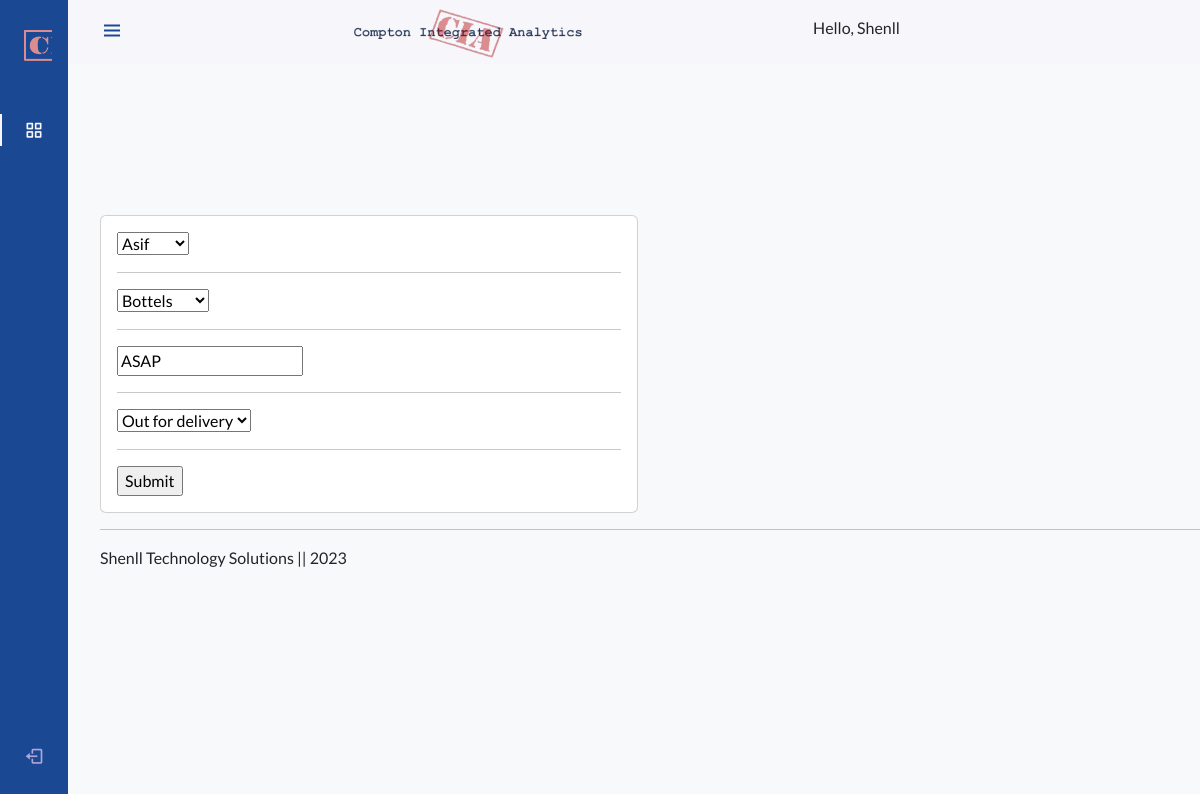
Screenshot of /update_order/6/ (signed in) with the database file from the repository.
### account/models.py (models this page shows, shortened)
class Order(models.Model):
    STATUS = (
            ('Pending', 'Pending'),
            ('Out for delivery', 'Out for delivery'),
            ('Delivered', 'Delivered'),
            )
    customer = models.ForeignKey(Customer, null=True, on_delete= models.SET_NULL)
    product = models.ForeignKey(Product, null=True, on_delete= models.SET_NULL)
    note = models.CharField(max_length=200, null=True)
    date_created = models.DateTimeField(auto_now_add=True, null=True)
    status = models.CharField(max_length=200, null=True, choices=STATUS)

### account/decorators.py (the view)
		def wrapper_func(request, *args, **kwargs):
			group = None
			if request.user.groups.exists():
				group = request.user.groups.all()[0].name
			if group in allowed_roles:
				return view_func(request, *args, **kwargs)
			else:
				return HttpResponse('You are not authorized to view this page')

### account/forms.py
class OrderForm(ModelForm):
    class Meta:
        model = Order
        fields = '__all__'

### account/models.py (called while the page is built)
    def __str__(self):
        return self.name

    def __str__(self):
        return self.name

### account/views.py (called while the page is built)
@login_required(login_url='login')
@allowed_users(allowed_roles=['admin'])
def updateOrder(request, pk):
	order = Order.objects.get(id=pk)
	form = OrderForm(instance=order)
	if request.method == 'POST':
		form = OrderForm(request.POST, instance=order)
		if form.is_valid():
			form.save()
			return redirect('/')
	context = {'form':form}
	return render(request, 'account/order_form.html', context)

### account/templates/account/order_form.html (shortened to what this page needs)
{%  extends 'account/main.html' %}
{% load static %}
{% block content %}
<div class="row">
	<div class="col-md-6">
		<div class="card card-body">
			<form action="" method="POST">
				{% for field in form %}
					{{field}}
					<hr>
				{% endfor %}
				<input type="submit" name="Submit">
			</form>
		</div>
	</div>
</div>
{% endblock %}

### account/templates/account/sidebar.html (shortened to what this page needs)
{% load static %}
<body id="body-pd">
  <header class="header" id="header">
    <div class="header_toggle">
      <i class="bx bx-menu" id="header-toggle"></i>
    </div>
    <img src={% static 'images/Logo-Smaller-text-darker-cia.png' %} alt="" />
    <h6> Hello, {{request.user}} </h6>
    <div class="header_img">
      <img src="https://i.imgur.com/hczKIze.jpg" alt="" />
    </div>
  </header>
  <div class="l-navbar" id="nav-bar">
    <nav class="nav">
      <div>
        <a href="#" class="nav_logo">
          <img src=" {% static 'images/logo.png' %}" alt="" />
        </a>
        <div class="nav_list">
          <a href = "{% url 'home' %}" class="nav_link active">
            <i class="bx bx-grid-alt nav_icon"></i>
          </a>
        </div>
      </div>
      <a href="{% url 'logout' %}" class="nav_link">
        <i class="bx bx-log-out nav_icon"></i>
      </a>
    </nav>
  </div>
</body>

### static/css/main.css (style rules this page uses)
:root { --header-height: 3rem; --nav-width: 68px; --first-color: #1A4893; --first-color-light: #afa5d9; --white-color: #f7f6fb; --body-font: "Nunito", sans-serif; --normal-font-size: 1rem; --z-fixed: 100; }
body { font-family: 'Lato'; background-color: #f7f9fa; }
a { text-decoration: none; font-family: 'Inter', sans-serif; }
.header { width: 100%; height: var(--header-height); position: fixed; top: 0; left: 0; display: flex; align-items: center; justify-content: space-between; padding: 0 1rem; background-color: var(--white-color); z-index: var(--z-fixed); transition: 0.5s; }
.header_toggle { color: var(--first-color); font-size: 1.5rem; cursor: pointer; }
.header_img { width: 35px; height: 35px; display: flex; justify-content: center; border-radius: 50%; overflow: hidden; padding-left: 5px; }
.header_img img { width: 40px; }
.l-navbar { position: fixed; top: 0; left: -30%; width: var(--nav-width); height: 100vh; background-color: var(--first-color); padding: 0.5rem 1rem 0 0; transition: 0.5s; z-index: var(--z-fixed); }
.nav { height: 100%; display: flex; flex-direction: column; justify-content: space-between; overflow: hidden; }
.nav_logo, .nav_link { display: grid; grid-template-columns: max-content max-content; align-items: center; column-gap: 1rem; padding: 0.5rem 0 0.5rem 1.5rem; }
.nav_logo { margin-bottom: 2rem; }
.nav_link { position: relative; color: var(--first-color-light); margin-bottom: 1.5rem; transition: 0.3s; }
.nav_icon { font-size: 1.25rem; }
.active { color: var(--white-color); }
.active::before { content: ""; position: absolute; left: 0; width: 2px; height: 32px; background-color: var(--white-color); }
@media screen and (min-width: 768px) { body { margin: calc(var(--header-height) + 1rem) 0 0 0; padding-left: calc(var(--nav-width) + 2rem); } }
@media screen and (min-width: 768px) { .header { height: calc(var(--header-height) + 1rem); padding: 0 2rem 0 calc(var(--nav-width) + 2rem); } }
@media screen and (min-width: 768px) { .header_img { width: 40px; height: 40px; } }
@media screen and (min-width: 768px) { .header_img img { width: 45px; } }
@media screen and (min-width: 768px) { .l-navbar { left: 0; padding: 1rem 1rem 0 0; } }
body { height: 100vh; margin: 0; place-content: center; }

### rows the page displays
Order: form "Asif" "Bottels" "ASAP" "Out for delivery"

### other values shown
{{ request.user }} "Shenll"
